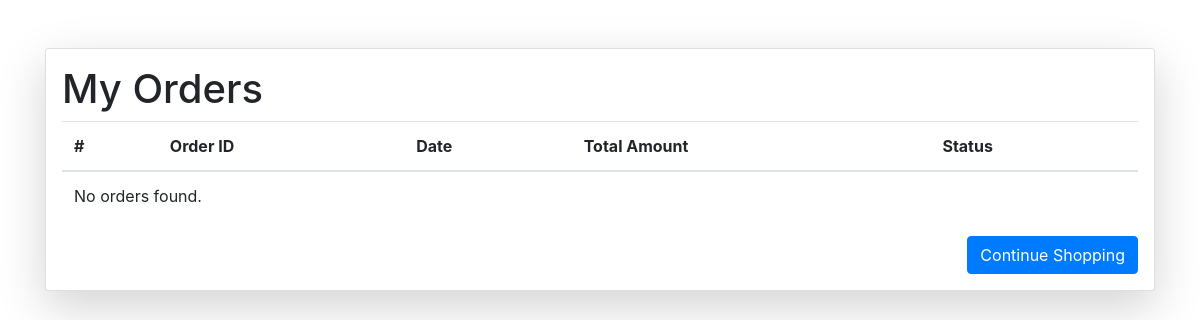
/orders/2, run on an earlier commit of the app's database.
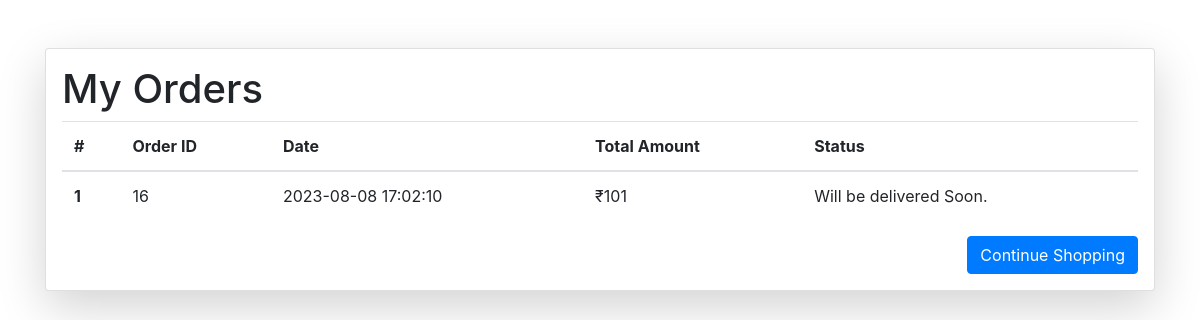
And on a later commit of the database.
### vault.py (models this page shows, shortened)
class Order_Detail(Base):
    __tablename__ = 'order_detail'
    id = Column(Integer, primary_key=True, autoincrement=True)
    user_id = Column('user_id', Integer)
    total = Column('total', Integer)
    created_at = Column('created_at', String)

### user_routes.py (the view)
@app.route('/orders/<int:pid>')
def my_orders(pid):
    orders = agent.query(Order_Detail).filter(Order_Detail.user_id == pid).all()
    return render_template('user/orders.html', orders=orders)

### templates/user/orders.html (shortened to what this page needs)
<!DOCTYPE html>
<html lang="en">
  <head>
    <link
      rel="stylesheet"
      href="https://stackpath.bootstrapcdn.com/bootstrap/4.5.2/css/bootstrap.min.css"
    />
  </head>
  <body>
    <div class="container mt-5 mb-5">
      <div class="card shadow-lg p-3 mb-5 bg-white rounded">
        <div class="row g-0">
          <div class="col-md-12">
            <h1>My Orders</h1>
            <table class="table">
              <thead>
                <tr>
                  <th scope="col">#</th>
                  <th scope="col">Order ID</th>
                  <th scope="col">Date</th>
                  <th scope="col">Total Amount</th>
                  <th scope="col">Status</th>
                </tr>
              </thead>
              <tbody id="order-items">
                {% if orders %} {% for order in orders %}
                <tr>
                  <th scope="row">{{ loop.index }}</th>
                  <td>{{ order.id }}</td>
                  <td>{{ order.created_at }}</td>
                  <td>₹{{ order.total}}</td>
                  <td>Will be delivered Soon.</td>
                </tr>
                {% endfor %} {% else %}
                <tr>
                  <td colspan="5">No orders found.</td>
                </tr>
                {% endif %}
              </tbody>
            </table>
            <div class="d-flex justify-content-end align-items-center">
              <button
                class="btn btn-primary ml-3"
                onclick="location.href='/home'"
              >
                Continue Shopping
              </button>
            </div>
          </div>
        </div>
      </div>
    </div>
  </body>
</html>

What changed in the data, as far as the page shows it:
added Order_Detail: id "16", created_at "2023-08-08 17:02:10", total "101"
Also different on the page:
text no longer shown: "No orders found."
